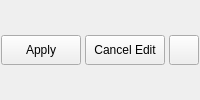
                             <widget class="QWidget" name="page_18">
                              <layout class="QHBoxLayout" name="horizontalLayout_5">
                               <property name="spacing">
                                <number>3</number>
                               </property>
                               <property name="leftMargin">
                                <number>0</number>
                               </property>
                               <property name="topMargin">
                                <number>0</number>
                               </property>
                               <property name="rightMargin">
                                <number>0</number>
                               </property>
                               <property name="bottomMargin">
                                <number>0</number>
                               </property>
                               <item>
                                <widget class="QPushButton" name="endEditBtn_3">
                                 <property name="minimumSize">
                                  <size>
                                   <width>80</width>
                                   <height>30</height>
                                  </size>
                                 </property>
                                 <property name="maximumSize">
                                  <size>
                                   <width>80</width>
                                   <height>30</height>
                                  </size>
                                 </property>
                                 <property name="text">
                                  <string>Apply</string>
                                 </property>
                                </widget>
                               </item>
                               <item>
                                <widget class="QPushButton" name="cancelEditBtn_3">
                                 <property name="minimumSize">
                                  <size>
                                   <width>80</width>
                                   <height>30</height>
                                  </size>
                                 </property>
                                 <property name="maximumSize">
                                  <size>
                                   <width>80</width>
                                   <height>30</height>
                                  </size>
                                 </property>
                                 <property name="text">
                                  <string>Cancel Edit</string>
                                 </property>
                                </widget>
                               </item>
                               <item>
                                <widget class="QPushButton" name="addSubContainerBtn_3">
                                 <property name="minimumSize">
                                  <size>
                                   <width>30</width>
                                   <height>30</height>
                                  </size>
                                 </property>
                                 <property name="maximumSize">
                                  <size>
                                   <width>30</width>
                                   <height>30</height>
                                  </size>
                                 </property>
                                 <property name="text">
                                  <string/>
                                 </property>
                                 <property name="icon">
                                  <iconset resource="resources_rc.qrc">
                                   <normaloff>:/icon/icons/plus-circle.svg</normaloff>:/icon/icons/plus-circle.svg</iconset>
                                 </property>
                                 <property name="iconSize">
                                  <size>
                                   <width>24</width>
                                   <height>24</height>
                                  </size>
                                 </property>
                                </widget>
                               </item>
                              </layout>
                             </widget>
